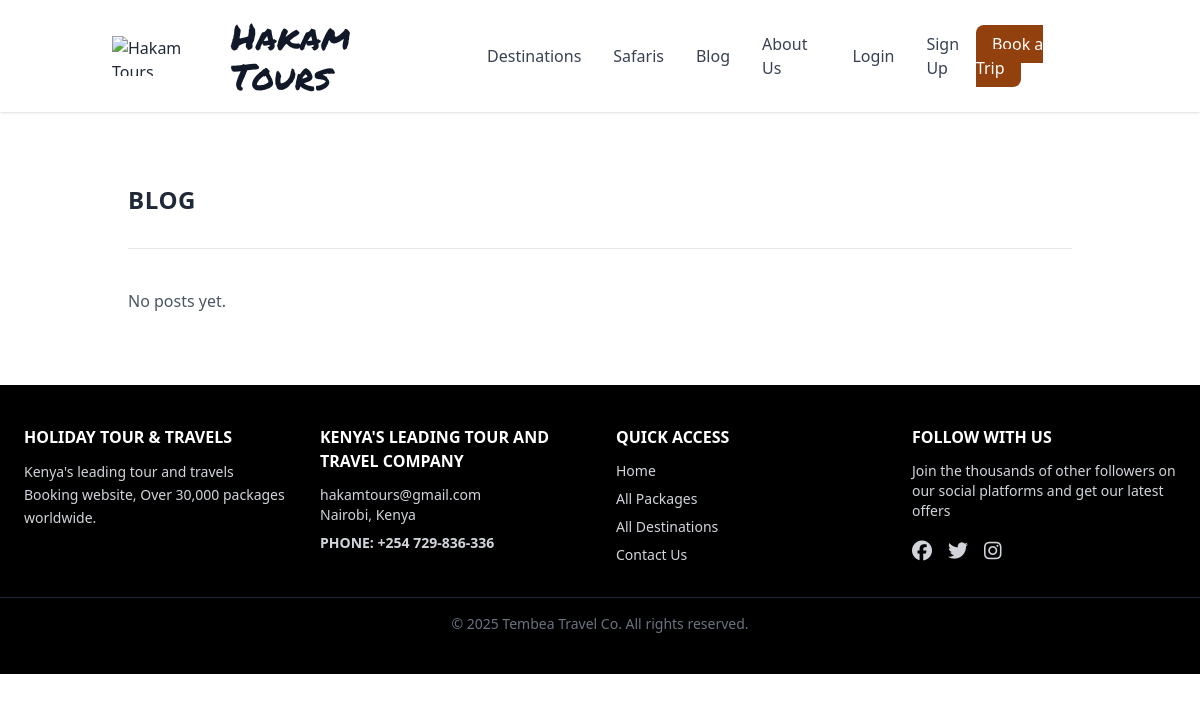
Before: /blog/ with the older database file.
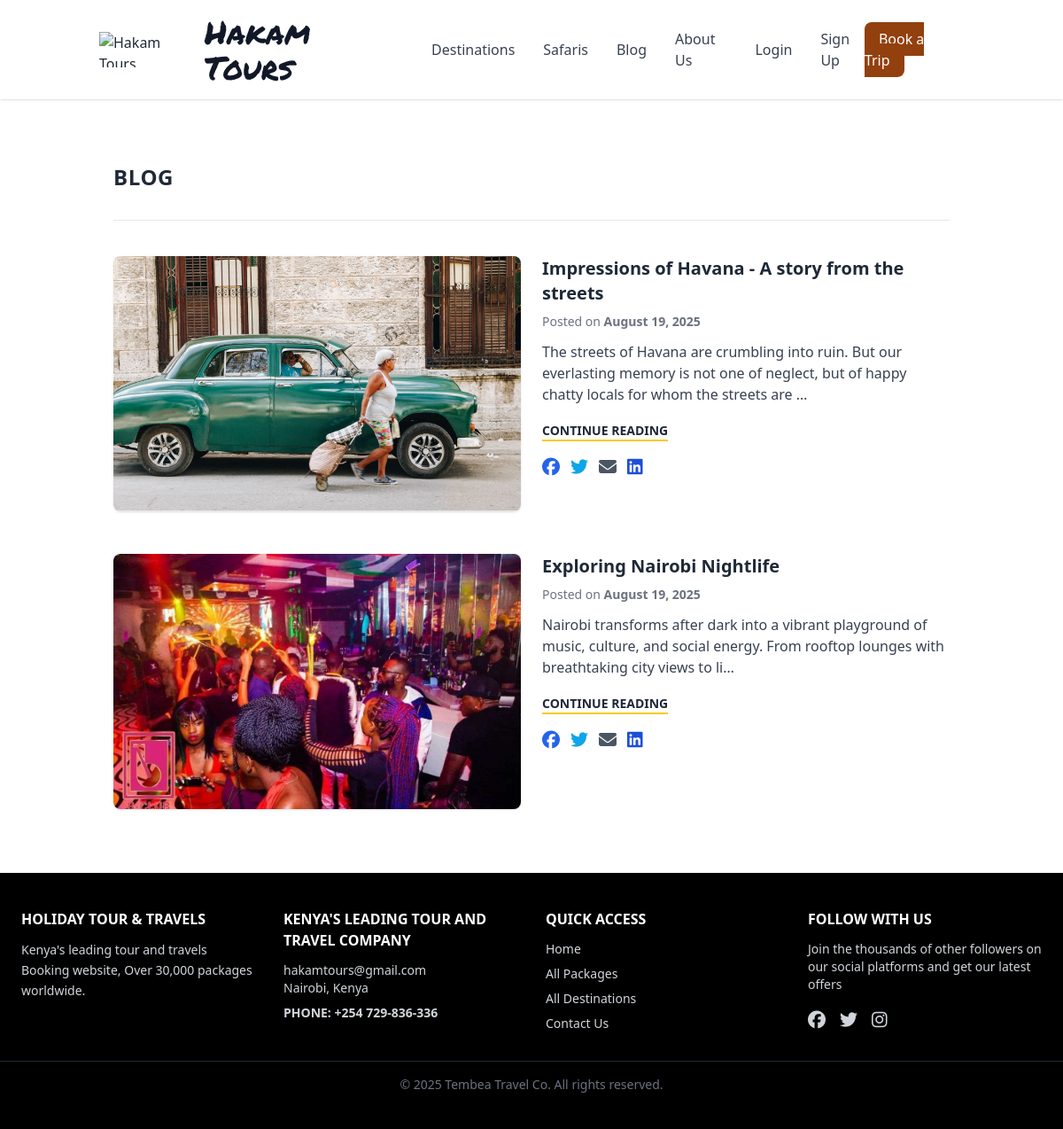
After: the same page with the newer database file.
### blog/models.py (models this page shows, shortened)
class BlogPost(models.Model):
    title = models.CharField(max_length=200)
    slug = models.SlugField(unique=True, blank=True)
    excerpt = models.TextField(
        help_text="A short summary for previews", blank=True
    )
    cover_image = models.ImageField(upload_to="blog/covers/", blank=True, null=True)
    content = RichTextUploadingField(   # ✅ allows image uploads inside content
        help_text="Main article body (rich-text editor with image upload support)"
    )
    gallery_images = models.ManyToManyField(
        "BlogImage",
        related_name="posts",
        blank=True,
        help_text="Additional inline images for the article"
    )
    published_at = models.DateTimeField(auto_now_add=True)
    updated_at = models.DateTimeField(auto_now=True)
    class Meta:
        ordering = ["-published_at"]

### blog/views.py (the view)
# urls.py: path("", views.blog_list, name="blog_list"),
def blog_list(request):
    posts = BlogPost.objects.all().order_by('-published_at')
    return render(request, "blog/blog_list.html", {"posts": posts})

### templates/blog/blog_list.html (shortened to what this page needs)
{% extends "base.html" %}
{% block content %}
<div class="max-w-6xl mx-auto px-4 py-10">
  <h1 class="text-2xl font-bold text-gray-800 mb-8 uppercase tracking-wide">Blog</h1>
  <hr class="mb-10">
  <div class="space-y-12">
    {% for post in posts %}
      <div class="grid md:grid-cols-2 gap-6 items-start">
        <div class="relative">
          {% if post.cover_image %}
            <a href="{% url 'blog:blog_detail' post.slug %}">
              <img src="{{ post.cover_image.url }}" alt="{{ post.title }}" class="w-full h-72 object-cover rounded-lg shadow">
            </a>
          {% else %}
            <div class="w-full h-72 bg-gray-200 rounded-lg"></div>
          {% endif %}
        </div>
        <div>
          <h2 class="text-xl font-semibold mb-2">
            <a href="{% url 'blog:blog_detail' post.slug %}" class="hover:text-blue-600">{{ post.title }}</a>
          </h2>
          <p class="text-sm text-gray-500 mb-3">
            Posted on <span class="font-semibold">{{ post.published_at|date:"F j, Y" }}</span>
          </p>
          <p class="text-gray-700 mb-4">
            {{ post.excerpt|default:post.content|truncatechars:150|safe }}
          </p>
          <a href="{% url 'blog:blog_detail' post.slug %}"
             class="font-bold text-sm uppercase text-gray-800 hover:text-blue-600 relative inline-block">
            CONTINUE READING
            <span class="absolute left-0 -bottom-0.5 w-full h-0.5 bg-yellow-400"></span>
          </a>
        <div class="mt-4 flex space-x-3">
          <a href="https://www.facebook.com/sharer/sharer.php?u={{ request.build_absolute_uri }}"
            target="_blank" class="text-blue-600 hover:text-blue-800">
            <i class="fa-brands fa-facebook text-xl"></i>
          </a>
          <a href="https://twitter.com/intent/tweet?url={{ request.build_absolute_uri }}&text={{ post.title }}"
            target="_blank" class="text-sky-500 hover:text-sky-700">
            <i class="fa-brands fa-twitter text-xl"></i>
          </a>
          <a href="mailto:?subject={{ post.title }}&body={{ request.build_absolute_uri }}"
            class="text-gray-600 hover:text-gray-800">
            <i class="fa-solid fa-envelope text-xl"></i>
          </a>
          <a href="https://www.linkedin.com/sharing/share-offsite/?url={{ request.build_absolute_uri }}"
            target="_blank" class="text-blue-700 hover:text-blue-900">
            <i class="fa-brands fa-linkedin text-xl"></i>
          </a>
        </div>
        </div>
      </div>
    {% empty %}
      <p class="text-gray-600">No posts yet.</p>
    {% endfor %}
  </div>
</div>
{% endblock %}

### templates/base.html (shortened to what this page needs)
<!doctype html>
<html lang="en">
  {% load static %}
<head>
  <script src="https://cdn.tailwindcss.com"></script>
    <link rel="stylesheet"
          href="https://cdnjs.cloudflare.com/ajax/libs/font-awesome/6.5.1/css/all.min.css"
 />
<link rel="stylesheet" href="https://cdn.jsdelivr.net/npm/glightbox/dist/css/glightbox.min.css">
</head>
  <body class="bg-white text-gray-800">
    <header class="bg-white shadow">
      <div class="container mx-auto flex items-center justify-between py-4 px-6">
        <a href="/" class="flex items-center space-x-2">
          <img src="/static/images/LogoHakamNew.png" alt="Hakam Tours" class="h-10 w-auto">
          <span class="text-4xl text-gray-900" style="font-family: 'Permanent Marker', cursive;">
  Hakam Tours
</span>
        <nav class="hidden md:flex space-x-8 items-center">
          <a href="/trips/categories/" class="text-gray-700 hover:text-blue-600">Destinations</a>
          <a href="/trips/safaris/" class="text-gray-700 hover:text-blue-600">Safaris</a>
          <a href="/blog/" class="text-gray-700 hover:text-blue-600">Blog</a>
          <a href="/about/" class="text-gray-700 hover:text-blue-600">About Us</a>
          {% if user.is_authenticated %}
            <a href="{% url 'trips:wishlist' %}" class="text-gray-700 hover:text-blue-600">My Wishlist</a>
            <a href="{% url 'users:profile' %}" class="text-gray-700 hover:text-blue-600">Profile</a>
            <form method="post" action="{% url 'logout' %}" class="inline">
              {% csrf_token %}
              <button type="submit" class="text-gray-700 hover:text-blue-600">Logout</button>
            </form>
          {% else %}
            <a href="{% url 'users:login' %}" class="text-gray-700 hover:text-blue-600">Login</a>
            <a href="{% url 'users:signup' %}" class="text-gray-700 hover:text-blue-600">Sign Up</a>
          {% endif %}
        </nav>
        <div class="hidden md:block">
          <a href="{% url 'trips:trip_list' %}" class="bg-amber-800 text-white px-4 py-2 rounded-lg hover:bg-blue-700 transition">
            Book a Trip
          </a>
        </div>
      </div>
    </header>
    <main class="container mx-auto px-6 py-8">
      {% block content %}{% endblock %}
    </main>
<footer class="bg-black text-gray-300 py-10">
  <div class="max-w-7xl mx-auto px-6 grid grid-cols-1 md:grid-cols-4 gap-8">
    <div>
      <h4 class="text-white font-semibold mb-3">HOLIDAY TOUR & TRAVELS</h4>
      <p class="text-sm leading-relaxed">
        Kenya's leading tour and travels Booking website,
        Over 30,000 packages worldwide.
      </p>
    </div>
    <div>
      <h4 class="text-white font-semibold mb-3">KENYA'S LEADING TOUR AND TRAVEL COMPANY</h4>
      <p class="text-sm mb-2">hakamtours@gmail.com<br>Nairobi, Kenya</p>
      <p class="text-sm font-bold">PHONE: +254 729-836-336</p>
    </div>
    <div>
      <h4 class="text-white font-semibold mb-3">QUICK ACCESS</h4>
      <ul class="space-y-2 text-sm">
        <li><a href="#" class="hover:text-white">Home</a></li>
        <li><a href="#" class="hover:text-white">All Packages</a></li>
        <li><a href="#" class="hover:text-white">All Destinations</a></li>
        <li><a href="#" class="hover:text-white">Contact Us</a></li>
      </ul>
    </div>
    <div>
      <h4 class="text-white font-semibold mb-3">FOLLOW WITH US</h4>
      <p class="text-sm mb-4">Join the thousands of other followers on our social platforms and get our latest offers</p>
      <div class="flex space-x-4 text-xl">
        <a href="#" class="hover:text-white"><i class="fab fa-facebook"></i></a>
        <a href="#" class="hover:text-white"><i class="fab fa-twitter"></i></a>
        <a href="#" class="hover:text-white"><i class="fab fa-instagram"></i></a>
      </div>
    </div>
  </div>
  <div class="border-t border-gray-800 mt-8 pt-4 text-center text-gray-500 text-sm">
    © 2025 Tembea Travel Co. All rights reserved.
  </div>
</footer>
  </body>
</html>

Changed rows visible on the page:
added BlogPost: cover_image (picture), title "Impressions of Havana - A story from the streets", published_at "August 19, 2025", excerpt "The streets of Havana are crumbling into ruin. But our everlasting memory is not one of neglect, but of happy chatty locals for whom the streets are …"
added BlogPost: cover_image (picture), title "Exploring Nairobi Nightlife", published_at "August 19, 2025", excerpt "Nairobi transforms after dark into a vibrant playground of music, culture, and social energy. From rooftop lounges with breathtaking city views to li…"
Other visible differences:
text no longer shown: "No posts yet."
